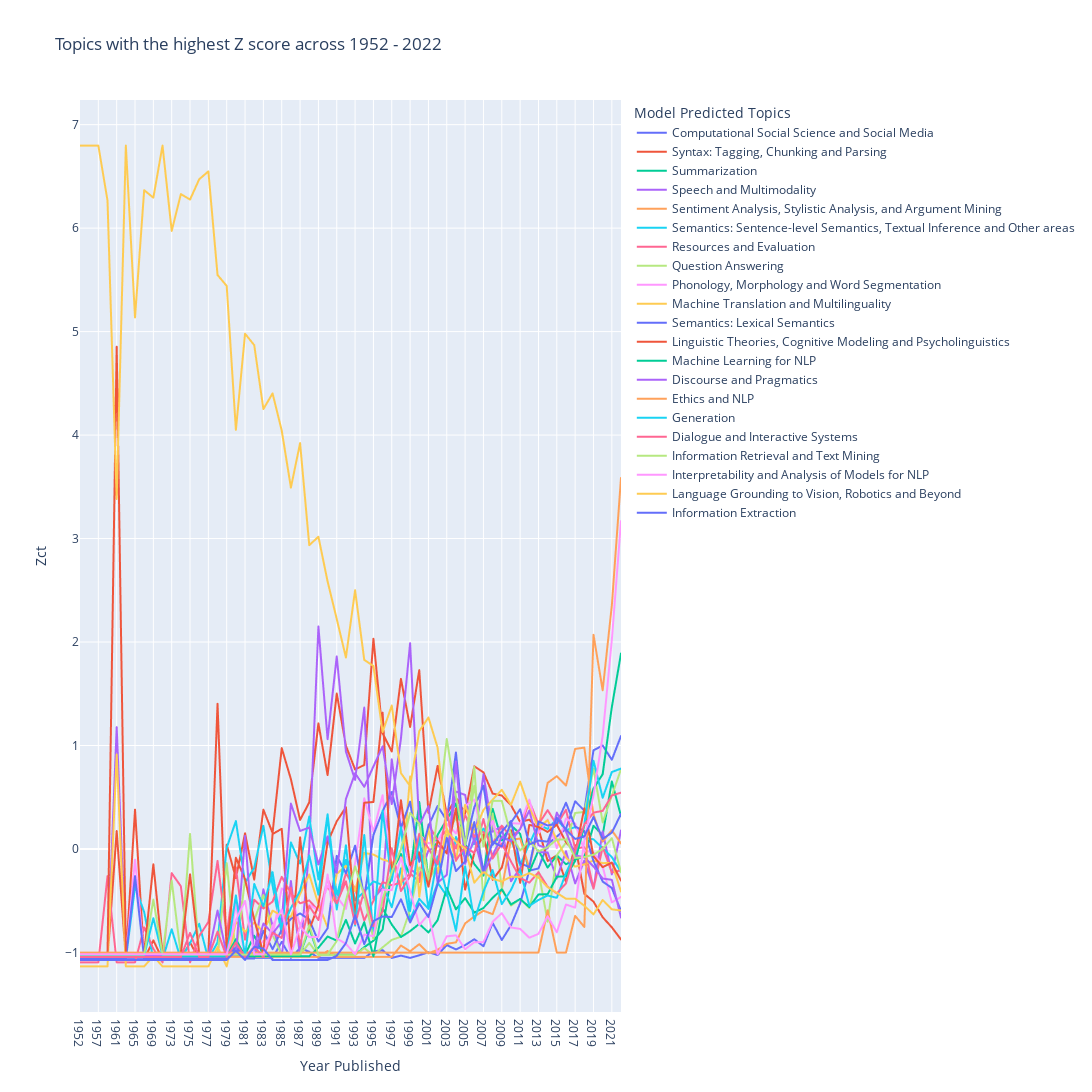

The notebook cell this image was saved under:
### Code cell
import plotly.express as px

fig = px.line(z_c_t, x="Year Published", y="Zct", color="Model Predicted Topics", title="Topics with the highest Z score across 1952 - 2022",
             width=1800, height=1200)

fig.update_layout(dict(updatemenus=[
                        dict(
                            type = "buttons",
                            direction = "left",
                            buttons=list([
                                dict(
                                    args=["visible", "legendonly"],
                                    label="Deselect All",
                                    method="restyle"
                                ),
                                dict(
                                    args=["visible", True],
                                    label="Select All",
                                    method="restyle"
                                )
                            ]),
                            pad={"r": 10, "t": 10},
                            showactive=False,
                            x=1,
                            xanchor="right",
                            y=1.1,
                            yanchor="top"
                        ),
                    ]
              ))

fig.show()

### Figure 1 — Plotly figure (JSON) as saved in the notebook; plotly's stock layout.template omitted (floating-point values rounded to 4 significant figures)
{"data": [{"hovertemplate": "Model Predicted Topics=Computational Social Science and Social Media<br>Year Published=%{x}<br>Zct=%{y}<extra></extra>", "legendgroup": "Computational Social Science and Social Media", "line": {"color": "#636efa", "dash": "solid"}, "marker": {"symbol": "circle"}, "mode": "lines", "name": "Computational Social Science and Social Media", "showlegend": true, "type": "scattergl", "x": ["1952", "1956", "1957", "1960", "1961", "1962", "1965", "1967", "1969", "1971", "1973", "1974", "1975", "1976", "1977", "1978", "1979", "1980", "1981", "1982", "1983", "1984", "1985", "1986", "1987", "1988", "1989", "1990", "1991", "1992", "1993", "1994", "1995", "1996", "1997", "1998", "1999", "2000", "2001", "2002", "2003", "2004", "2005", "2006", "2007", "2008", "2009", "2010", "2011", "2012", "2013", "2014", "2015", "2016", "2017", "2018", "2019", "2020", "2021", "2022"], "xaxis": "x", "y": [-1.053, -1.053, -1.053, -1.053, -1.053, -1.053, -1.053, -1.053, -1.053, -1.053, -1.053, -1.053, -1.053, -1.053, -1.053, -1.053, -1.053, -0.9336, -1.053, -1.053, -1.053, -1.053, -0.8977, -1.053, -0.9564, -0.9932, -1.053, -1.053, -1.053, -1.053, -1.053, -1.053, -0.9899, -0.9779, -1.053, -1.03, -1.053, -1.027, -0.9971, -1.025, -0.9283, -0.9707, -0.929, -0.8719, -0.9401, -0.7144, -0.8797, -0.7372, -0.5252, -0.2089, -0.1885, 0.04728, 0.1204, 0.1953, 0.4609, 0.3713, 0.9535, 1.001, 0.862, 1.092], "yaxis": "y"}, {"hovertemplate": "Model Predicted Topics=Syntax: Tagging, Chunking and Parsing<br>Year Published=%{x}<br>Zct=%{y}<extra></extra>", "legendgroup": "Syntax: Tagging, Chunking and Parsing", "line": {"color": "#EF553B", "dash": "solid"}, "marker": {"symbol": "circle"}, "mode": "lines", "name": "Syntax: Tagging, Chunking and Parsing", "showlegend": true, "type": "scattergl", "x": ["1952", "1956", "1957", "1960", "1961", "1962", "1965", "1967", "1969", "1971", "1973", "1974", "1975", "1976", "1977", "1978", "1979", "1980", "1981", "1982", "1983", "1984", "1985", "1986", "1987", "1988", "1989", "1990", "1991", "1992", "1993", "1994", "1995", "1996", "1997", "1998", "1999", "2000", "2001", "2002", "2003", "2004", "2005", "2006", "2007", "2008", "2009", "2010", "2011", "2012", "2013", "2014", "2015", "2016", "2017", "2018", "2019", "2020", "2021", "2022"], "xaxis": "x", "y": [-1.065, -1.065, -1.065, -1.065, 0.1734, -1.065, 0.3798, -1.065, -0.8829, -1.065, -1.065, -1.065, -0.9034, -1.065, -1.065, -1.065, 0.04156, -0.2816, 0.1516, -0.2962, 0.3798, 0.1559, 0.9749, 0.6747, 0.2808, 0.449, 1.214, 0.7143, 1.502, 0.9978, 0.7679, 0.8118, 2.032, 1.118, 0.9427, 1.644, 1.179, 1.729, 0.3494, 0.8026, 0.3329, 0.4989, 0.3447, 0.7993, 0.7407, 0.5355, 0.5165, 0.4237, 0.2612, 0.2832, 0.1955, -0.1154, -0.06223, -0.3176, 0.0365, -0.4331, -0.5088, -0.6594, -0.7572, -0.8746], "yaxis": "y"}, {"hovertemplate": "Model Predicted Topics=Summarization<br>Year Published=%{x}<br>Zct=%{y}<extra></extra>", "legendgroup": "Summarization", "line": {"color": "#00cc96", "dash": "solid"}, "marker": {"symbol": "circle"}, "mode": "lines", "name": "Summarization", "showlegend": true, "type": "scattergl", "x": ["1952", "1956", "1957", "1960", "1961", "1962", "1965", "1967", "1969", "1971", "1973", "1974", "1975", "1976", "1977", "1978", "1979", "1980", "1981", "1982", "1983", "1984", "1985", "1986", "1987", "1988", "1989", "1990", "1991", "1992", "1993", "1994", "1995", "1996", "1997", "1998", "1999", "2000", "2001", "2002", "2003", "2004", "2005", "2006", "2007", "2008", "2009", "2010", "2011", "2012", "2013", "2014", "2015", "2016", "2017", "2018", "2019", "2020", "2021", "2022"], "xaxis": "x", "y": [-1.023, -1.023, -1.023, -1.023, -1.023, -1.023, -1.023, -1.023, -1.023, -1.023, -1.023, -1.023, -1.023, -1.023, -1.023, -1.023, -1.023, -1.023, -1.023, -0.8379, -1.023, -1.023, -1.023, -1.023, -1.023, -0.7645, -1.023, -1.023, -1.023, -1.023, -1.023, -0.9487, -0.8864, -0.7789, -0.2185, -0.04835, -0.2571, 0.4544, -0.2989, 0.1356, 0.2846, 0.4389, 0.05326, -0.1458, -0.2577, 0.3879, 0.08357, 0.2289, 0.1463, -0.2206, -0.01421, -0.18, -0.06142, -0.1479, -0.1006, -0.07486, 0.2245, 0.1344, 0.6531, 0.3173], "yaxis": "y"}, {"hovertemplate": "Model Predicted Topics=Speech and Multimodality<br>Year Published=%{x}<br>Zct=%{y}<extra></extra>", "legendgroup": "Speech and Multimodality", "line": {"color": "#ab63fa", "dash": "solid"}, "marker": {"symbol": "circle"}, "mode": "lines", "name": "Speech and Multimodality", "showlegend": true, "type": "scattergl", "x": ["1952", "1956", "1957", "1960", "1961", "1962", "1965", "1967", "1969", "1971", "1973", "1974", "1975", "1976", "1977", "1978", "1979", "1980", "1981", "1982", "1983", "1984", "1985", "1986", "1987", "1988", "1989", "1990", "1991", "1992", "1993", "1994", "1995", "1996", "1997", "1998", "1999", "2000", "2001", "2002", "2003", "2004", "2005", "2006", "2007", "2008", "2009", "2010", "2011", "2012", "2013", "2014", "2015", "2016", "2017", "2018", "2019", "2020", "2021", "2022"], "xaxis": "x", "y": [-1.035, -1.035, -1.035, -1.035, 1.177, -1.035, -1.035, -1.035, -1.035, -1.035, -1.035, -1.035, -1.035, -1.035, -1.035, -1.035, -1.035, -0.5097, -1.035, -1.035, -0.3895, -0.7438, -1.035, -0.3096, -1.035, 0.01213, 2.15, 1.061, 1.861, 0.9408, 0.6675, 1.367, -0.4816, -0.3757, 0.8668, 0.2159, -0.1942, -0.2586, -0.01599, 0.03602, -0.02981, 0.5546, 0.5228, 0.04797, 0.7224, 0.1667, 0.2208, -0.3119, -0.1876, 0.09712, -0.03012, -0.03277, -0.2845, -0.02159, -0.3326, -0.1121, -0.383, 0.1707, -0.2454, 0.1793], "yaxis": "y"}, {"hovertemplate": "Model Predicted Topics=Sentiment Analysis, Stylistic Analysis, and Argument Mining<br>Year Published=%{x}<br>Zct=%{y}<extra></extra>", "legendgroup": "Sentiment Analysis, Stylistic Analysis, and Argument Mining", "line": {"color": "#FFA15A", "dash": "solid"}, "marker": {"symbol": "circle"}, "mode": "lines", "name": "Sentiment Analysis, Stylistic Analysis, and Argument Mining", "showlegend": true, "type": "scattergl", "x": ["1952", "1956", "1957", "1960", "1961", "1962", "1965", "1967", "1969", "1971", "1973", "1974", "1975", "1976", "1977", "1978", "1979", "1980", "1981", "1982", "1983", "1984", "1985", "1986", "1987", "1988", "1989", "1990", "1991", "1992", "1993", "1994", "1995", "1996", "1997", "1998", "1999", "2000", "2001", "2002", "2003", "2004", "2005", "2006", "2007", "2008", "2009", "2010", "2011", "2012", "2013", "2014", "2015", "2016", "2017", "2018", "2019", "2020", "2021", "2022"], "xaxis": "x", "y": [-1.042, -1.042, -1.042, -1.042, -1.042, -1.042, -1.042, -1.042, -1.042, -1.042, -1.042, -1.042, -1.042, -1.042, -1.042, -1.042, -1.042, -1.042, -1.042, -1.042, -1.042, -1.042, -1.042, -1.042, -1.042, -1.042, -1.042, -0.9862, -1.042, -1.042, -1.042, -1.042, -1.042, -1.042, -1.042, -0.9331, -0.9887, -0.9197, -1.008, -0.974, -0.916, -0.9025, -0.7193, -0.6525, -0.5964, -0.6299, -0.3852, 0.08893, 0.1011, -0.1833, 0.2029, 0.6389, 0.7038, 0.6131, 0.9673, 0.9796, 0.3337, 0.07093, 0.181, 0.05316], "yaxis": "y"}, {"hovertemplate": "Model Predicted Topics=Semantics: Sentence-level Semantics, Textual Inference and Other areas<br>Year Published=%{x}<br>Zct=%{y}<extra></extra>", "legendgroup": "Semantics: Sentence-level Semantics, Textual Inference and Other areas", "line": {"color": "#19d3f3", "dash": "solid"}, "marker": {"symbol": "circle"}, "mode": "lines", "name": "Semantics: Sentence-level Semantics, Textual Inference and Other areas", "showlegend": true, "type": "scattergl", "x": ["1952", "1956", "1957", "1960", "1961", "1962", "1965", "1967", "1969", "1971", "1973", "1974", "1975", "1976", "1977", "1978", "1979", "1980", "1981", "1982", "1983", "1984", "1985", "1986", "1987", "1988", "1989", "1990", "1991", "1992", "1993", "1994", "1995", "1996", "1997", "1998", "1999", "2000", "2001", "2002", "2003", "2004", "2005", "2006", "2007", "2008", "2009", "2010", "2011", "2012", "2013", "2014", "2015", "2016", "2017", "2018", "2019", "2020", "2021", "2022"], "xaxis": "x", "y": [-1.067, -1.067, -1.067, -1.067, -1.067, -1.067, -0.3629, -0.6104, -1.067, -1.067, -0.7759, -1.067, -0.9094, -0.7223, -1.067, -0.9016, 0.01181, 0.2699, -0.3258, -0.1811, 0.2242, -0.353, -0.8187, 0.06355, -0.141, 0.3138, -0.2945, 0.3354, -0.4526, -0.1054, -0.4955, -0.4118, -0.3126, -0.3479, -0.5631, -0.187, -0.6791, -0.4823, -0.578, -0.3254, -0.4523, 0.1159, -0.0895, 0.07019, 0.1967, 0.06355, 0.1076, 0.09402, -0.1581, 0.05013, 0.2376, 0.1945, 0.2896, 0.1813, 0.212, 0.1091, 0.09332, 0.007163, -0.078, -0.2243], "yaxis": "y"}, {"hovertemplate": "Model Predicted Topics=Resources and Evaluation<br>Year Published=%{x}<br>Zct=%{y}<extra></extra>", "legendgroup": "Resources and Evaluation", "line": {"color": "#FF6692", "dash": "solid"}, "marker": {"symbol": "circle"}, "mode": "lines", "name": "Resources and Evaluation", "showlegend": true, "type": "scattergl", "x": ["1952", "1956", "1957", "1960", "1961", "1962", "1965", "1967", "1969", "1971", "1973", "1974", "1975", "1976", "1977", "1978", "1979", "1980", "1981", "1982", "1983", "1984", "1985", "1986", "1987", "1988", "1989", "1990", "1991", "1992", "1993", "1994", "1995", "1996", "1997", "1998", "1999", "2000", "2001", "2002", "2003", "2004", "2005", "2006", "2007", "2008", "2009", "2010", "2011", "2012", "2013", "2014", "2015", "2016", "2017", "2018", "2019", "2020", "2021", "2022"], "xaxis": "x", "y": [-1.096, -1.096, -1.096, -0.2623, -1.096, -1.096, -1.096, -0.758, -0.9644, -1.096, -0.2335, -0.3604, -1.096, -0.8408, -0.7052, -0.1152, -0.83, -0.1775, -0.8766, -0.4909, -0.575, -0.5089, -0.2684, -0.4268, -0.525, -0.4972, -0.5958, -0.3588, -0.5438, -0.2335, -0.3822, -0.692, -0.5005, -0.3199, -0.3501, -0.3252, -0.2344, -0.32, 0.2369, 0.08474, 0.1829, 0.002875, 0.3297, 0.1166, 0.1646, 0.05002, 0.2258, 0.1155, 0.1911, 0.4648, 0.2376, 0.3753, 0.2333, 0.3793, 0.002049, 0.0189, -0.3837, 0.01825, -0.2279, -0.2058], "yaxis": "y"}, {"hovertemplate": "Model Predicted Topics=Question Answering<br>Year Published=%{x}<br>Zct=%{y}<extra></extra>", "legendgroup": "Question Answering", "line": {"color": "#B6E880", "dash": "solid"}, "marker": {"symbol": "circle"}, "mode": "lines", "name": "Question Answering", "showlegend": true, "type": "scattergl", "x": ["1952", "1956", "1957", "1960", "1961", "1962", "1965", "1967", "1969", "1971", "1973", "1974", "1975", "1976", "1977", "1978", "1979", "1980", "1981", "1982", "1983", "1984", "1985", "1986", "1987", "1988", "1989", "1990", "1991", "1992", "1993", "1994", "1995", "1996", "1997", "1998", "1999", "2000", "2001", "2002", "2003", "2004", "2005", "2006", "2007", "2008", "2009", "2010", "2011", "2012", "2013", "2014", "2015", "2016", "2017", "2018", "2019", "2020", "2021", "2022"], "xaxis": "x", "y": [-1.025, -1.025, -1.025, -1.025, -1.025, -1.025, -1.025, -1.025, -1.025, -1.025, -0.3053, -1.025, 0.1455, -1.025, -1.025, -1.025, -0.1368, -1.025, -0.2926, -0.6884, -0.4453, -0.8291, -1.025, -1.025, -1.025, -0.9076, -1.025, -1.025, -1.025, -1.025, -1.025, -0.9577, -1.025, -0.9511, -0.8787, -0.8477, -0.5893, -0.1781, -0.311, -0.1368, 0.1244, 0.306, 0.0248, 0.7926, -0.4956, 0.3434, -0.3803, -0.5471, -0.4832, -0.5706, -0.2156, -0.7028, -0.05906, 0.06136, 0.348, 0.358, 0.7763, 0.2572, 0.515, 0.7696], "yaxis": "y"}, {"hovertemplate": "Model Predicted Topics=Phonology, Morphology and Word Segmentation<br>Year Published=%{x}<br>Zct=%{y}<extra></extra>", "legendgroup": "Phonology, Morphology and Word Segmentation", "line": {"color": "#FF97FF", "dash": "solid"}, "marker": {"symbol": "circle"}, "mode": "lines", "name": "Phonology, Morphology and Word Segmentation", "showlegend": true, "type": "scattergl", "x": ["1952", "1956", "1957", "1960", "1961", "1962", "1965", "1967", "1969", "1971", "1973", "1974", "1975", "1976", "1977", "1978", "1979", "1980", "1981", "1982", "1983", "1984", "1985", "1986", "1987", "1988", "1989", "1990", "1991", "1992", "1993", "1994", "1995", "1996", "1997", "1998", "1999", "2000", "2001", "2002", "2003", "2004", "2005", "2006", "2007", "2008", "2009", "2010", "2011", "2012", "2013", "2014", "2015", "2016", "2017", "2018", "2019", "2020", "2021", "2022"], "xaxis": "x", "y": [-1.048, -1.048, -1.048, -1.048, -1.048, -1.048, -0.1037, -1.048, -1.048, -1.048, -1.048, -1.048, -1.048, -1.048, -1.048, -1.048, -1.048, -0.5361, -1.048, -0.9571, -0.891, -0.8356, -0.3816, -0.4418, -0.7379, -0.5375, -0.595, -0.3554, -0.4595, -0.5794, -0.1377, 0.49, 0.1662, 0.5194, -0.2927, 0.4214, -0.2438, 0.1421, 0.0554, 0.06714, 0.2446, 0.1505, 0.415, 0.4771, 0.07161, 0.271, 0.01301, 0.2495, 0.2445, 0.4767, 0.152, 0.2853, 0.008994, 0.2946, 0.2474, -0.01508, -0.03163, -0.1694, -0.5162, -0.4637], "yaxis": "y"}, {"hovertemplate": "Model Predicted Topics=Machine Translation and Multilinguality<br>Year Published=%{x}<br>Zct=%{y}<extra></extra>", "legendgroup": "Machine Translation and Multilinguality", "line": {"color": "#FECB52", "dash": "solid"}, "marker": {"symbol": "circle"}, "mode": "lines", "name": "Machine Translation and Multilinguality", "showlegend": true, "type": "scattergl", "x": ["1952", "1956", "1957", "1960", "1961", "1962", "1965", "1967", "1969", "1971", "1973", "1974", "1975", "1976", "1977", "1978", "1979", "1980", "1981", "1982", "1983", "1984", "1985", "1986", "1987", "1988", "1989", "1990", "1991", "1992", "1993", "1994", "1995", "1996", "1997", "1998", "1999", "2000", "2001", "2002", "2003", "2004", "2005", "2006", "2007", "2008", "2009", "2010", "2011", "2012", "2013", "2014", "2015", "2016", "2017", "2018", "2019", "2020", "2021", "2022"], "xaxis": "x", "y": [-1.135, -1.135, -1.135, -1.135, 0.9134, -1.135, -1.135, -1.135, -1.034, -1.135, -1.135, -1.135, -1.135, -1.135, -1.135, -0.9473, -1.135, -0.7027, -0.7993, -0.7108, -0.8028, -0.5962, -0.6428, -0.6552, -0.4364, -0.2462, -0.5339, -0.7591, -0.241, -0.1624, -0.4072, -0.03839, -0.05374, -0.101, -0.1286, -0.3526, 0.7011, -0.4618, 0.1984, -0.2323, 0.1998, -0.1165, 0.4276, 0.1641, 0.3775, 0.4764, 0.5721, 0.4267, 0.6511, 0.3964, 0.2124, 0.2779, 0.08855, -0.08297, -0.1704, -0.1487, -0.1109, -0.1363, -0.1347, -0.4116], "yaxis": "y"}, {"hovertemplate": "Model Predicted Topics=Semantics: Lexical Semantics<br>Year Published=%{x}<br>Zct=%{y}<extra></extra>", "legendgroup": "Semantics: Lexical Semantics", "line": {"color": "#636efa", "dash": "solid"}, "marker": {"symbol": "circle"}, "mode": "lines", "name": "Semantics: Lexical Semantics", "showlegend": true, "type": "scattergl", "x": ["1952", "1956", "1957", "1960", "1961", "1962", "1965", "1967", "1969", "1971", "1973", "1974", "1975", "1976", "1977", "1978", "1979", "1980", "1981", "1982", "1983", "1984", "1985", "1986", "1987", "1988", "1989", "1990", "1991", "1992", "1993", "1994", "1995", "1996", "1997", "1998", "1999", "2000", "2001", "2002", "2003", "2004", "2005", "2006", "2007", "2008", "2009", "2010", "2011", "2012", "2013", "2014", "2015", "2016", "2017", "2018", "2019", "2020", "2021", "2022"], "xaxis": "x", "y": [-1.059, -1.059, -1.059, -1.059, -1.059, -1.059, -0.2626, -1.059, -1.059, -1.059, -1.059, -1.059, -1.059, -1.059, -1.059, -1.059, -1.059, -0.9507, -1.059, -1.059, -0.7933, -0.969, -0.7777, -0.6753, -0.6224, -0.6819, -0.8949, -0.7666, -0.06614, -0.2351, 0.03196, -0.4722, 0.1355, 0.3641, 0.5503, 0.2002, 0.4571, -0.1239, 0.2235, 0.4149, 0.2752, 0.9322, 0.03037, 0.4033, 0.6122, 0.04042, 0.1677, 0.2706, -0.1375, -0.1747, 0.2664, 0.2268, 0.2469, 0.4471, 0.2163, 0.1732, -0.1166, -0.315, -0.3763, -0.5987], "yaxis": "y"}, {"hovertemplate": "Model Predicted Topics=Linguistic Theories, Cognitive Modeling and Psycholinguistics<br>Year Published=%{x}<br>Zct=%{y}<extra></extra>", "legendgroup": "Linguistic Theories, Cognitive Modeling and Psycholinguistics", "line": {"color": "#EF553B", "dash": "solid"}, "marker": {"symbol": "circle"}, "mode": "lines", "name": "Linguistic Theories, Cognitive Modeling and Psycholinguistics", "showlegend": true, "type": "scattergl", "x": ["1952", "1956", "1957", "1960", "1961", "1962", "1965", "1967", "1969", "1971", "1973", "1974", "1975", "1976", "1977", "1978", "1979", "1980", "1981", "1982", "1983", "1984", "1985", "1986", "1987", "1988", "1989", "1990", "1991", "1992", "1993", "1994", "1995", "1996", "1997", "1998", "1999", "2000", "2001", "2002", "2003", "2004", "2005", "2006", "2007", "2008", "2009", "2010", "2011", "2012", "2013", "2014", "2015", "2016", "2017", "2018", "2019", "2020", "2021", "2022"], "xaxis": "x", "y": [-1.012, -1.012, -1.012, -1.012, 4.854, -1.012, -1.012, -1.012, -0.148, -1.012, -1.012, -1.012, -0.2449, -1.012, -1.012, 1.403, -1.012, -0.08447, -0.2921, -0.6813, -1.012, 0.1443, 0.1953, -1.012, 0.1126, -0.7811, -0.5432, 0.06344, 0.2674, 0.4035, -0.6652, 0.447, 0.4541, 1.317, -0.2921, 0.4712, -0.1552, -0.03243, -0.3641, 0.07965, -0.04341, 0.3925, -0.3929, -0.03734, 0.1389, -0.2983, -0.1801, 0.1809, -0.3271, 0.2329, 0.2124, 0.1651, 0.2346, 0.06628, -0.04225, 0.3935, -0.06988, -0.1758, -0.1312, -0.3064], "yaxis": "y"}, {"hovertemplate": "Model Predicted Topics=Machine Learning for NLP<br>Year Published=%{x}<br>Zct=%{y}<extra></extra>", "legendgroup": "Machine Learning for NLP", "line": {"color": "#00cc96", "dash": "solid"}, "marker": {"symbol": "circle"}, "mode": "lines", "name": "Machine Learning for NLP", "showlegend": true, "type": "scattergl", "x": ["1952", "1956", "1957", "1960", "1961", "1962", "1965", "1967", "1969", "1971", "1973", "1974", "1975", "1976", "1977", "1978", "1979", "1980", "1981", "1982", "1983", "1984", "1985", "1986", "1987", "1988", "1989", "1990", "1991", "1992", "1993", "1994", "1995", "1996", "1997", "1998", "1999", "2000", "2001", "2002", "2003", "2004", "2005", "2006", "2007", "2008", "2009", "2010", "2011", "2012", "2013", "2014", "2015", "2016", "2017", "2018", "2019", "2020", "2021", "2022"], "xaxis": "x", "y": [-1.037, -1.037, -1.037, -1.037, -1.037, -1.037, -1.037, -1.037, -1.037, -1.037, -1.037, -1.037, -1.037, -1.037, -1.037, -1.037, -1.037, -0.8723, -1.037, -1.037, -1.037, -1.037, -1.037, -1.037, -1.037, -1.037, -0.9536, -0.846, -0.8855, -0.6852, -0.9137, -0.7073, -1.037, -0.5719, -0.7301, -0.8511, -0.7935, -0.7239, -0.8068, -0.6881, -0.3778, -0.5837, -0.4751, -0.614, -0.57, -0.4716, -0.3899, -0.5364, -0.483, -0.561, -0.4393, -0.4369, -0.2678, -0.2641, -0.1158, 0.2265, 0.5859, 0.7221, 1.372, 1.889], "yaxis": "y"}, {"hovertemplate": "Model Predicted Topics=Discourse and Pragmatics<br>Year Published=%{x}<br>Zct=%{y}<extra></extra>", "legendgroup": "Discourse and Pragmatics", "line": {"color": "#ab63fa", "dash": "solid"}, "marker": {"symbol": "circle"}, "mode": "lines", "name": "Discourse and Pragmatics", "showlegend": true, "type": "scattergl", "x": ["1952", "1956", "1957", "1960", "1961", "1962", "1965", "1967", "1969", "1971", "1973", "1974", "1975", "1976", "1977", "1978", "1979", "1980", "1981", "1982", "1983", "1984", "1985", "1986", "1987", "1988", "1989", "1990", "1991", "1992", "1993", "1994", "1995", "1996", "1997", "1998", "1999", "2000", "2001", "2002", "2003", "2004", "2005", "2006", "2007", "2008", "2009", "2010", "2011", "2012", "2013", "2014", "2015", "2016", "2017", "2018", "2019", "2020", "2021", "2022"], "xaxis": "x", "y": [-1.024, -1.024, -1.024, -1.024, -1.024, -1.024, -1.024, -1.024, -1.024, -1.024, -1.024, -1.024, -1.024, -1.024, -1.024, -0.5953, -1.024, -1.024, 0.1268, -1.024, -0.7203, -0.8187, -0.7024, 0.4386, 0.1741, 0.2079, -0.1494, 0.1218, -0.2289, 0.484, 0.7326, 0.6009, 0.7981, 0.992, 0.4337, 1.067, 1.989, 0.2284, 0.4145, -0.3262, -0.25, 0.8463, -0.1442, 0.101, -0.2358, -0.0587, 0.1157, 0.07361, 0.1924, 0.3702, 0.03585, 0.004968, 0.3515, 0.1682, -0.06057, -0.08093, -0.1689, -0.2859, -0.2981, -0.6631], "yaxis": "y"}, {"hovertemplate": "Model Predicted Topics=Ethics and NLP<br>Year Published=%{x}<br>Zct=%{y}<extra></extra>", "legendgroup": "Ethics and NLP", "line": {"color": "#FFA15A", "dash": "solid"}, "marker": {"symbol": "circle"}, "mode": "lines", "name": "Ethics and NLP", "showlegend": true, "type": "scattergl", "x": ["1952", "1956", "1957", "1960", "1961", "1962", "1965", "1967", "1969", "1971", "1973", "1974", "1975", "1976", "1977", "1978", "1979", "1980", "1981", "1982", "1983", "1984", "1985", "1986", "1987", "1988", "1989", "1990", "1991", "1992", "1993", "1994", "1995", "1996", "1997", "1998", "1999", "2000", "2001", "2002", "2003", "2004", "2005", "2006", "2007", "2008", "2009", "2010", "2011", "2012", "2013", "2014", "2015", "2016", "2017", "2018", "2019", "2020", "2021", "2022"], "xaxis": "x", "y": [-1.001, -1.001, -1.001, -1.001, -1.001, -1.001, -1.001, -1.001, -1.001, -1.001, -1.001, -1.001, -1.001, -1.001, -1.001, -1.001, -1.001, -1.001, -1.001, -1.001, -1.001, -1.001, -1.001, -1.001, -1.001, -1.001, -1.001, -1.001, -1.001, -1.001, -1.001, -1.001, -1.001, -1.001, -1.001, -1.001, -1.001, -1.001, -1.001, -1.001, -1.001, -1.001, -1.001, -1.001, -1.001, -1.001, -1.001, -1.001, -1.001, -1.001, -1.001, -0.5923, -1.001, -1.001, -0.6461, -0.7538, 2.07, 1.534, 2.353, 3.585], "yaxis": "y"}, {"hovertemplate": "Model Predicted Topics=Generation<br>Year Published=%{x}<br>Zct=%{y}<extra></extra>", "legendgroup": "Generation", "line": {"color": "#19d3f3", "dash": "solid"}, "marker": {"symbol": "circle"}, "mode": "lines", "name": "Generation", "showlegend": true, "type": "scattergl", "x": ["1952", "1956", "1957", "1960", "1961", "1962", "1965", "1967", "1969", "1971", "1973", "1974", "1975", "1976", "1977", "1978", "1979", "1980", "1981", "1982", "1983", "1984", "1985", "1986", "1987", "1988", "1989", "1990", "1991", "1992", "1993", "1994", "1995", "1996", "1997", "1998", "1999", "2000", "2001", "2002", "2003", "2004", "2005", "2006", "2007", "2008", "2009", "2010", "2011", "2012", "2013", "2014", "2015", "2016", "2017", "2018", "2019", "2020", "2021", "2022"], "xaxis": "x", "y": [-1.031, -1.031, -1.031, -1.031, -1.031, -1.031, -1.031, -1.031, -0.6692, -1.031, -1.031, -1.031, -1.031, -1.031, -1.031, -1.031, -1.031, -0.4485, -1.031, -0.3381, -0.5537, -0.2243, -0.7783, -0.5712, -0.4033, -0.06294, -0.4418, 0.3196, -0.5846, 0.03553, -0.7403, 0.1349, -0.8264, 0.3704, -0.3075, 0.2107, -0.6005, 0.1173, -0.5788, -0.07131, -0.4227, -0.7904, -0.1668, -0.6909, -0.4116, -0.2034, -0.5334, -0.3954, -0.2025, -0.5499, -0.4928, -0.4498, -0.4719, -0.2304, -0.04347, 0.2373, 0.8534, 0.4947, 0.7437, 0.7771], "yaxis": "y"}, {"hovertemplate": "Model Predicted Topics=Dialogue and Interactive Systems<br>Year Published=%{x}<br>Zct=%{y}<extra></extra>", "legendgroup": "Dialogue and Interactive Systems", "line": {"color": "#FF6692", "dash": "solid"}, "marker": {"symbol": "circle"}, "mode": "lines", "name": "Dialogue and Interactive Systems", "showlegend": true, "type": "scattergl", "x": ["1952", "1956", "1957", "1960", "1961", "1962", "1965", "1967", "1969", "1971", "1973", "1974", "1975", "1976", "1977", "1978", "1979", "1980", "1981", "1982", "1983", "1984", "1985", "1986", "1987", "1988", "1989", "1990", "1991", "1992", "1993", "1994", "1995", "1996", "1997", "1998", "1999", "2000", "2001", "2002", "2003", "2004", "2005", "2006", "2007", "2008", "2009", "2010", "2011", "2012", "2013", "2014", "2015", "2016", "2017", "2018", "2019", "2020", "2021", "2022"], "xaxis": "x", "y": [-1.044, -1.044, -1.044, -1.044, -1.044, -1.044, -1.044, -1.044, -1.044, -1.044, -1.044, -1.044, -0.8104, -1.044, -1.044, -0.7989, -1.044, -0.9026, -1.044, -0.943, -1.044, -0.8093, -0.8601, -0.3758, -0.9297, -0.5515, -0.6871, -0.2807, -0.525, -0.312, -0.727, -0.3985, -0.7465, -0.6011, 0.007324, -0.407, -0.262, 0.1478, 0.007324, -0.1475, 0.3799, -0.112, 0.0234, -0.0393, 0.2894, -0.09197, 0.05259, -0.1204, -0.2799, -0.3255, -0.2247, -0.3646, -0.43, -0.3323, -0.02355, 0.2382, 0.3516, 0.3681, 0.5174, 0.5443], "yaxis": "y"}, {"hovertemplate": "Model Predicted Topics=Information Retrieval and Text Mining<br>Year Published=%{x}<br>Zct=%{y}<extra></extra>", "legendgroup": "Information Retrieval and Text Mining", "line": {"color": "#B6E880", "dash": "solid"}, "marker": {"symbol": "circle"}, "mode": "lines", "name": "Information Retrieval and Text Mining", "showlegend": true, "type": "scattergl", "x": ["1952", "1956", "1957", "1960", "1961", "1962", "1965", "1967", "1969", "1971", "1973", "1974", "1975", "1976", "1977", "1978", "1979", "1980", "1981", "1982", "1983", "1984", "1985", "1986", "1987", "1988", "1989", "1990", "1991", "1992", "1993", "1994", "1995", "1996", "1997", "1998", "1999", "2000", "2001", "2002", "2003", "2004", "2005", "2006", "2007", "2008", "2009", "2010", "2011", "2012", "2013", "2014", "2015", "2016", "2017", "2018", "2019", "2020", "2021", "2022"], "xaxis": "x", "y": [-1.021, -1.021, -1.021, -1.021, -1.021, -1.021, -1.021, -1.021, -0.4895, -1.021, -1.021, -1.021, -1.021, -1.021, -1.021, -1.021, -1.021, -1.021, -1.021, -1.021, -1.021, -1.021, -1.021, -1.021, -1.021, -0.7364, -1.021, -1.021, -0.8896, -0.4986, -0.1672, -0.45, -0.8705, -0.4838, -0.2239, -0.001791, 0.3488, 0.2439, -0.2903, 0.3214, 1.063, 0.5096, 0.03678, 0.6103, 0.02359, 0.4645, 0.4649, 0.1348, -0.01472, 0.07802, -0.02348, 0.01824, 0.09218, 0.09235, -0.0862, -0.0783, -0.05541, -0.0002417, 0.1046, -0.2224], "yaxis": "y"}, {"hovertemplate": "Model Predicted Topics=Interpretability and Analysis of Models for NLP<br>Year Published=%{x}<br>Zct=%{y}<extra></extra>", "legendgroup": "Interpretability and Analysis of Models for NLP", "line": {"color": "#FF97FF", "dash": "solid"}, "marker": {"symbol": "circle"}, "mode": "lines", "name": "Interpretability and Analysis of Models for NLP", "showlegend": true, "type": "scattergl", "x": ["1952", "1956", "1957", "1960", "1961", "1962", "1965", "1967", "1969", "1971", "1973", "1974", "1975", "1976", "1977", "1978", "1979", "1980", "1981", "1982", "1983", "1984", "1985", "1986", "1987", "1988", "1989", "1990", "1991", "1992", "1993", "1994", "1995", "1996", "1997", "1998", "1999", "2000", "2001", "2002", "2003", "2004", "2005", "2006", "2007", "2008", "2009", "2010", "2011", "2012", "2013", "2014", "2015", "2016", "2017", "2018", "2019", "2020", "2021", "2022"], "xaxis": "x", "y": [-1.018, -1.018, -1.018, -1.018, -1.018, -1.018, -1.018, -1.018, -1.018, -1.018, -1.018, -1.018, -1.018, -1.018, -1.018, -1.018, -1.018, -0.6854, -0.5017, -1.018, -1.018, -0.7415, -0.5852, -1.018, -0.7491, -0.8519, -0.8496, -0.2472, -0.8649, -0.9162, -1.018, -0.8276, -0.8426, -0.392, -0.3986, -0.08016, -0.4037, -0.7369, -0.6307, -1.018, -0.8441, -0.8347, -0.9683, -0.9012, -0.8998, -0.7029, -0.6202, -0.7586, -0.7722, -0.8576, -0.8203, -0.65, -0.805, -0.5366, -0.567, 0.08066, 0.5198, 1.093, 2.019, 3.169], "yaxis": "y"}, {"hovertemplate": "Model Predicted Topics=Language Grounding to Vision, Robotics and Beyond<br>Year Published=%{x}<br>Zct=%{y}<extra></extra>", "legendgroup": "Language Grounding to Vision, Robotics and Beyond", "line": {"color": "#FECB52", "dash": "solid"}, "marker": {"symbol": "circle"}, "mode": "lines", "name": "Language Grounding to Vision, Robotics and Beyond", "showlegend": true, "type": "scattergl", "x": ["1952", "1956", "1957", "1960", "1961", "1962", "1965", "1967", "1969", "1971", "1973", "1974", "1975", "1976", "1977", "1978", "1979", "1980", "1981", "1982", "1983", "1984", "1985", "1986", "1987", "1988", "1989", "1990", "1991", "1992", "1993", "1994", "1995", "1996", "1997", "1998", "1999", "2000", "2001", "2002", "2003", "2004", "2005", "2006", "2007", "2008", "2009", "2010", "2011", "2012", "2013", "2014", "2015", "2016", "2017", "2018", "2019", "2020", "2021", "2022"], "xaxis": "x", "y": [6.798, 6.798, 6.798, 6.266, 3.382, 6.798, 5.137, 6.367, 6.294, 6.798, 5.973, 6.329, 6.276, 6.472, 6.549, 5.547, 5.441, 4.051, 4.98, 4.869, 4.252, 4.403, 4.043, 3.492, 3.923, 2.936, 3.018, 2.586, 2.223, 1.851, 2.501, 1.828, 1.769, 1.131, 1.386, 0.7332, 0.6079, 1.139, 1.271, 0.979, 0.1755, 0.07324, 0.003332, -0.326, -0.2201, -0.2875, -0.3147, -0.267, -0.2709, -0.2335, -0.275, -0.3696, -0.4233, -0.4811, -0.4803, -0.5488, -0.6321, -0.4927, -0.5831, -0.5942], "yaxis": "y"}, {"hovertemplate": "Model Predicted Topics=Information Extraction<br>Year Published=%{x}<br>Zct=%{y}<extra></extra>", "legendgroup": "Information Extraction", "line": {"color": "#636efa", "dash": "solid"}, "marker": {"symbol": "circle"}, "mode": "lines", "name": "Information Extraction", "showlegend": true, "type": "scattergl", "x": ["1952", "1956", "1957", "1960", "1961", "1962", "1965", "1967", "1969", "1971", "1973", "1974", "1975", "1976", "1977", "1978", "1979", "1980", "1981", "1982", "1983", "1984", "1985", "1986", "1987", "1988", "1989", "1990", "1991", "1992", "1993", "1994", "1995", "1996", "1997", "1998", "1999", "2000", "2001", "2002", "2003", "2004", "2005", "2006", "2007", "2008", "2009", "2010", "2011", "2012", "2013", "2014", "2015", "2016", "2017", "2018", "2019", "2020", "2021", "2022"], "xaxis": "x", "y": [-1.073, -1.073, -1.073, -1.073, -1.073, -1.073, -1.073, -1.073, -1.073, -1.073, -1.073, -1.073, -1.073, -1.073, -1.073, -1.073, -1.073, -0.9837, -1.073, -0.9456, -0.9632, -1.073, -1.073, -1.073, -1.073, -1.073, -1.073, -1.073, -1.032, -0.9095, -0.6389, -0.9198, -0.6969, -0.6529, -0.6573, -0.4856, -0.7103, -0.5264, -0.6573, -0.338, 0.1071, -0.2134, -0.1199, 0.2604, -0.2085, 0.06785, 0.02454, 0.2552, 0.3839, 0.0445, 0.08109, 0.07078, 0.303, 0.1872, 0.0968, 0.1207, 0.3099, 0.09635, 0.1583, 0.3389], "yaxis": "y"}], "layout": {"height": 1200, "legend": {"title": {"text": "Model Predicted Topics"}, "tracegroupgap": 0}, "title": {"text": "Topics with the highest Z score across 1952 - 2022"}, "width": 1800, "xaxis": {"anchor": "y", "autorange": true, "domain": [0, 1], "range": [0, 59], "title": {"text": "Year Published"}, "type": "category"}, "yaxis": {"anchor": "x", "autorange": true, "domain": [0, 1], "range": [-1.575, 7.238], "title": {"text": "Zct"}, "type": "linear"}}}
